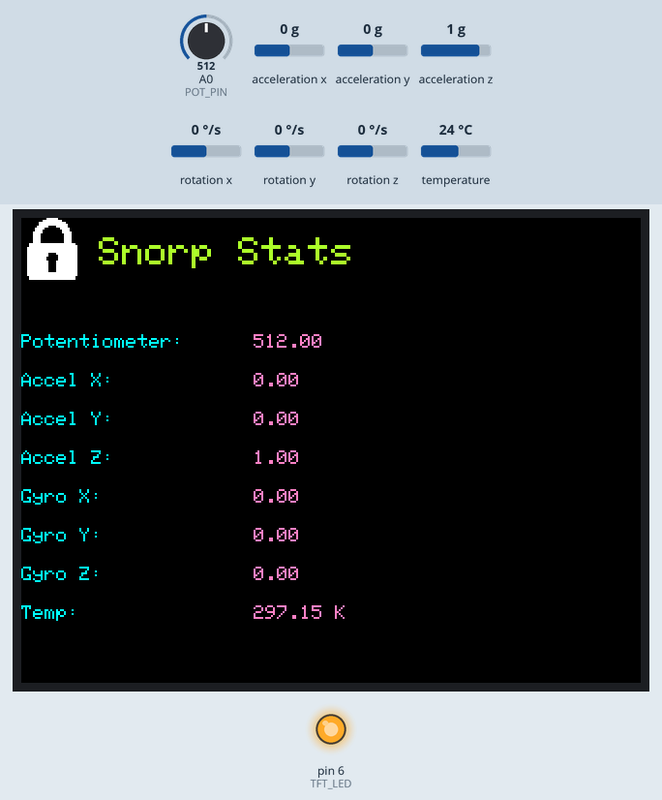
Bench run of a sketch on a simulated Arduino Uno, built with avr-gcc and run on an emulated ATmega328P. Parts: 320×240 colour display, output pins drawn as LEDs (lit = HIGH). The test bench sets the inputs (shaded band); at power-on: acceleration x 0 g, A0 (POT_PIN) = 512, acceleration y 0 g, acceleration z 1 g, rotation x 0 °/s, rotation y 0 °/s, rotation z 0 °/s, temperature 24 °C.

Above: at 4.4 s.
4.5 s: acceleration x set to -1.4 g
At 6.0 s:
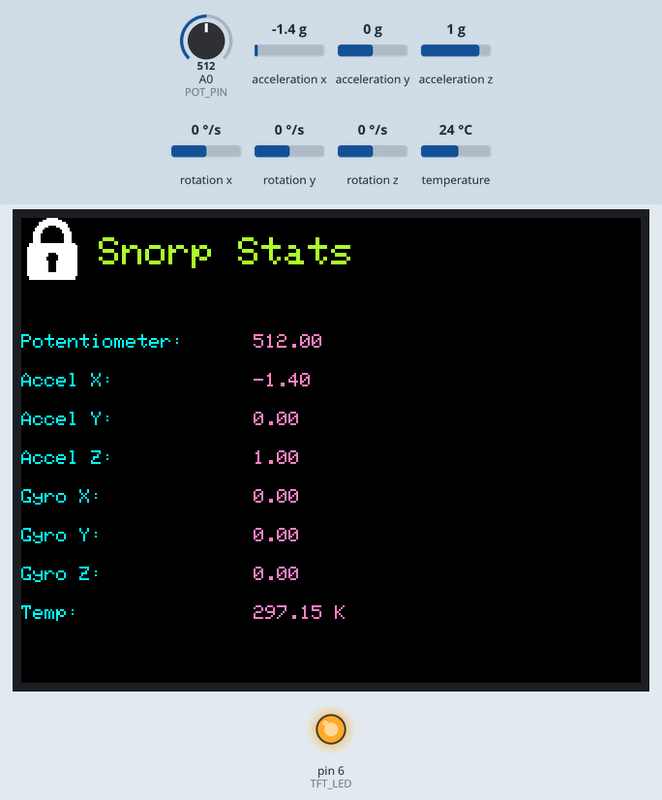
7.6 s: A0 (POT_PIN) set to 716
9.1 s: acceleration y set to -1.4 g
At 10.4 s:
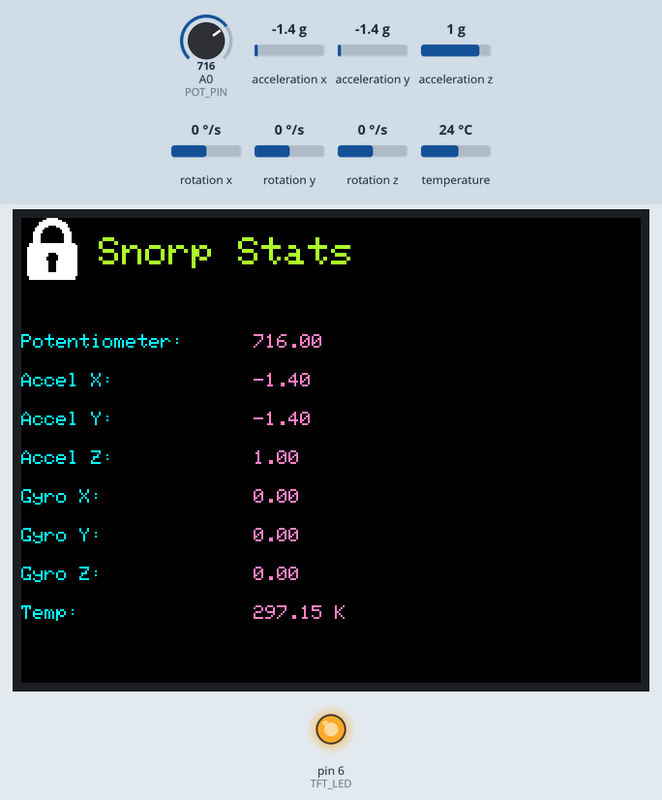
10.8 s: acceleration z set to -1.4 g
At 11.8 s:
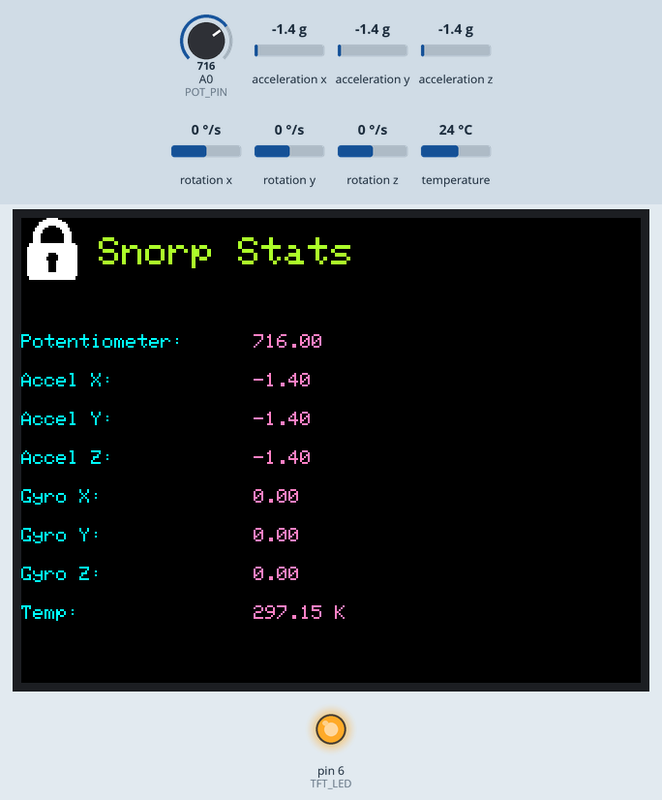
12.4 s: A0 (POT_PIN) set to 992
14.0 s: rotation x set to -192 °/s
At 14.5 s:
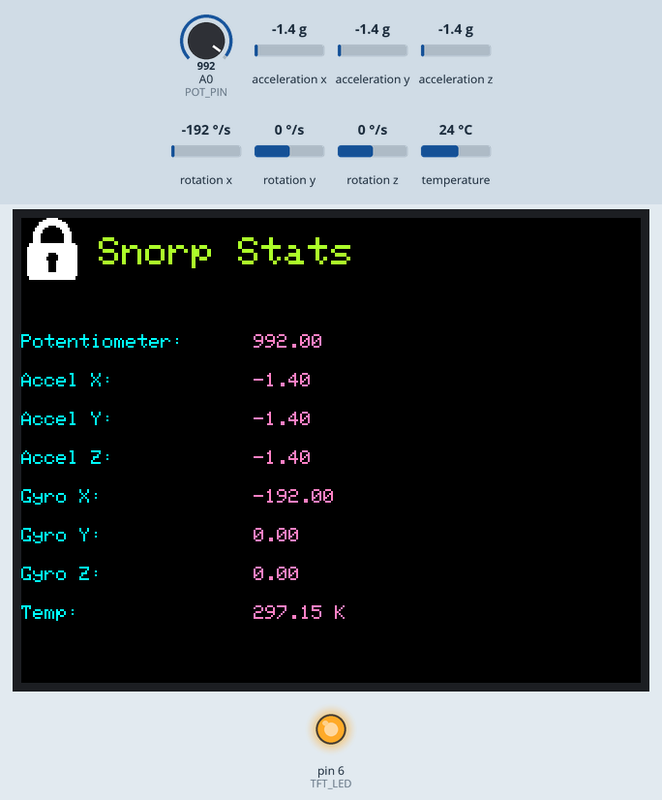
Timing chart, 0 to 17.0 s (numbered marks = the images above; inputs shaded):
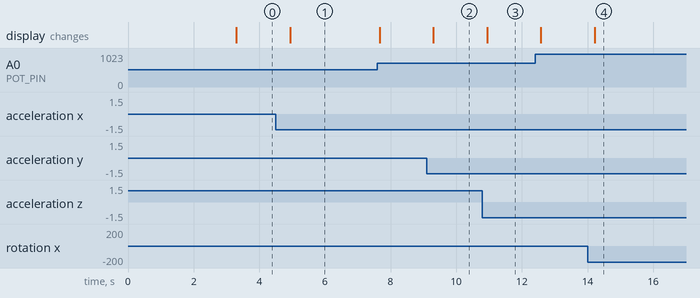

Measured:
- after the input at 4.5 s, the display: changes after 0.44 s (image 1)
- after the input at 9.1 s, the display: changes after 0.21 s (image 2)
- after the input at 10.8 s, the display: changes after 0.14 s (image 3)
- after the input at 14.0 s, the display: changes after 0.22 s (image 4)

The sketch:

lcd_acc_sec.ino
```cpp
/*
| Device  | Name    | Arduino PIN | Device PIN |
|---------|---------|-------------|------------|
| ILI9341 | VCC     | 5V          | 1          |
| ILI9341 | GND     | GND         | 2          |
| ILI9341 | CS      | D10         | 3          |
| ILI9341 | LCD_RST | D8          | 4          |
| ILI9341 | LCD_RS  | D9          | 5          |
| ILI9341 | MOSI    | D11         | 6          |
| ILI9341 | SCK     | D13         | 7          |
| ILI9341 | LED     | D6          | 8          |
| ILI9341 | MISO    | D12         | 9          |
| ILI9341 | CTP_SCL | SCL (D19)   | 10         |
| ILI9341 | CTP_RST | D7          | 11         |
| ILI9341 | CTP_SDA | SDA (D18)   | 12         |
| ILI9341 | CTP_INT | D5          | 13         |
| ILI9341 | SD_CD   | N/A         | 14         |
|         |         |             |            |
| MPU-6050| VCC     | 3.3V        | VCC        |
| MPU-6050| GND     | GND         | GND        |
| MPU-6050| SCL     | SCL (D19)   | SCL        |
| MPU-6050| SDA     | SDA (D18)   | SDA        |
| MPU-6050| XDA     | N/A         | XDA        |
| MPU-6050| XCL     | N/A         | XCL        |
| MPU-6050| AD0     | GND         | AD0        |
| MPU-6050| INT     | D4          | INT        |
|         |         |             |            |
| Potent  | Left    | GND         | -          |
| Potent  | Middle  | A0          | -          |
| Potent  | Right   | 5V          | -          |
*/

#include <SPI.h>
#include <Wire.h>
#include <Adafruit_GFX.h>
#include <Adafruit_ILI9341.h>
#include <MPU6050_tockn.h>
#include "Lck.h"

#define TFT_CS 10
#define TFT_DC 9
#define TFT_RST 8
#define TFT_MOSI 11
#define TFT_LED 6
#define TFT_SCK 13

#define POT_PIN A0

// create objects for each component
Adafruit_ILI9341 tft = Adafruit_ILI9341(TFT_CS, TFT_DC, TFT_RST);
MPU6050 mpu6050(Wire);

// Global variables for sensor data
typedef struct {
  float x;
  float y;
  float z;
} Vector3D;

typedef struct {
  Vector3D accel;  // Holds X, Y, Z for accelerometer
  Vector3D gyro;   // Holds X, Y, Z for gyroscope
  float tempK;     // Temperature in Kelvin
} SensorData;

float potValue;
bool isLocked = true;
SensorData sensorData;

void setup() {
  Serial.begin(115200);
  pinMode(POT_PIN, INPUT);

  pinMode(TFT_LED, OUTPUT);
  digitalWrite(TFT_LED, HIGH);
  tft.begin();

  Wire.begin();
  mpu6050.begin();
  mpu6050.calcGyroOffsets(true);

  drawHomeScreen();
}

void loop() {
  mpu6050.update();
  readSensors();
  displayData();
  delay(500);
}

void readSensors() {
  potValue = analogRead(POT_PIN);

  sensorData.accel.x = mpu6050.getAccX();
  sensorData.accel.y = mpu6050.getAccY();
  sensorData.accel.z = mpu6050.getAccZ();

  sensorData.gyro.x = mpu6050.getGyroX();
  sensorData.gyro.y = mpu6050.getGyroY();
  sensorData.gyro.z = mpu6050.getGyroZ();

  sensorData.tempK  = mpu6050.getTemp() + 273.15;
}

void displayData() {
  // Clear previous data values only
  tft.fillRect(120, 60, 200, 180, ILI9341_BLACK); // Clear the area for values

  // Display the data
  tft.setCursor(120, 60); // Position for potentiometer value
  tft.print(potValue, 2); // Print with 2 decimal places

  tft.setCursor(120, 80); // Position for accelerometer X
  tft.print(sensorData.accel.x);

  tft.setCursor(120, 100); // Position for accelerometer Y
  tft.print(sensorData.accel.y);

  tft.setCursor(120, 120); // Position for accelerometer Z
  tft.print(sensorData.accel.z);

  tft.setCursor(120, 140); // Position for gyroscope X
  tft.print(sensorData.gyro.x);

  tft.setCursor(120, 160); // Position for gyroscope Y
  tft.print(sensorData.gyro.y);

  tft.setCursor(120, 180); // Position for gyroscope Z
  tft.print(sensorData.gyro.z);

  tft.setCursor(120, 200); // Position for temperature in Kelvin
  tft.print(sensorData.tempK);
  tft.println(" K");
}

void drawLockIcon() {
  if (isLocked) {
    tft.drawRGBBitmap(0, 0, epd_bitmap_allArray[1], 32, 32); // Lock icon
  } else {
    tft.drawRGBBitmap(0, 0, epd_bitmap_allArray[0], 32, 32); // Unlock icon
  }
}

void drawHomeScreen() {
  tft.setRotation(1);
  tft.fillScreen(ILI9341_BLACK);

  // Draw the lock/unlock icon
  drawLockIcon();

  // Draw the title
  tft.setTextColor(ILI9341_GREENYELLOW);
  tft.setTextSize(2);
  tft.setCursor(40, 10); // Adjust cursor position for title
  tft.println("Snorp Stats");

  // Set text size for labels
  tft.setTextSize(1);
  tft.setTextColor(ILI9341_CYAN);
  tft.setCursor(0, 60); // Start below the header
  tft.print("Potentiometer: ");

  tft.setCursor(0, 80); // Position for accelerometer X
  tft.print("Accel X: ");

  tft.setCursor(0, 100); // Position for accelerometer Y
  tft.print("Accel Y: ");

  tft.setCursor(0, 120); // Position for accelerometer Z
  tft.print("Accel Z: ");

  tft.setCursor(0, 140); // Position for gyroscope X
  tft.print("Gyro X: ");

  tft.setCursor(0, 160); // Position for gyroscope Y
  tft.print("Gyro Y: ");

  tft.setCursor(0, 180); // Position for gyroscope Z
  tft.print("Gyro Z: ");

  tft.setCursor(0, 200); // Position for temperature in Kelvin
  tft.print("Temp: ");

  tft.setTextColor(ILI9341_PINK);
}
```

Source omitted: Lck.h (data table, 16993 bytes)
